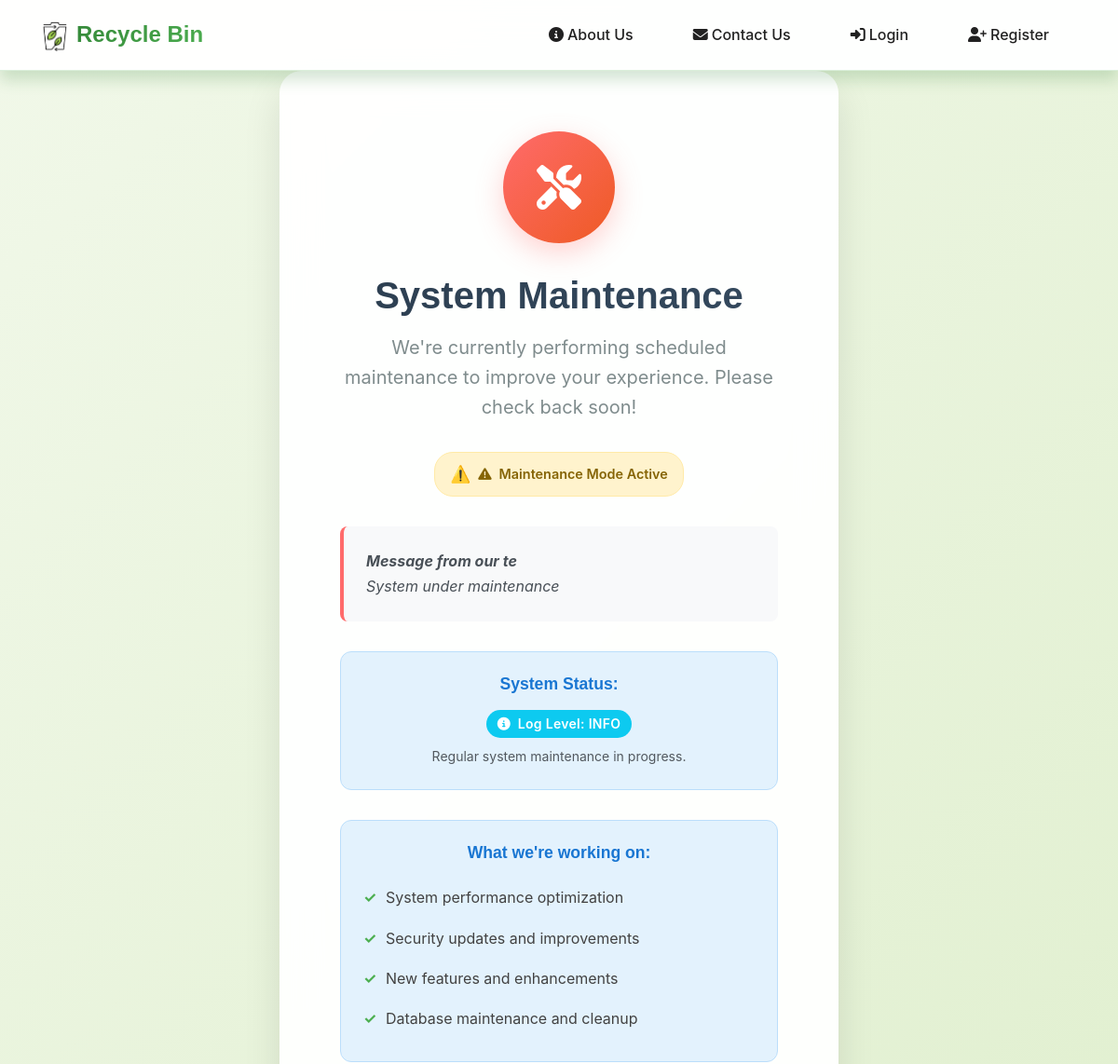
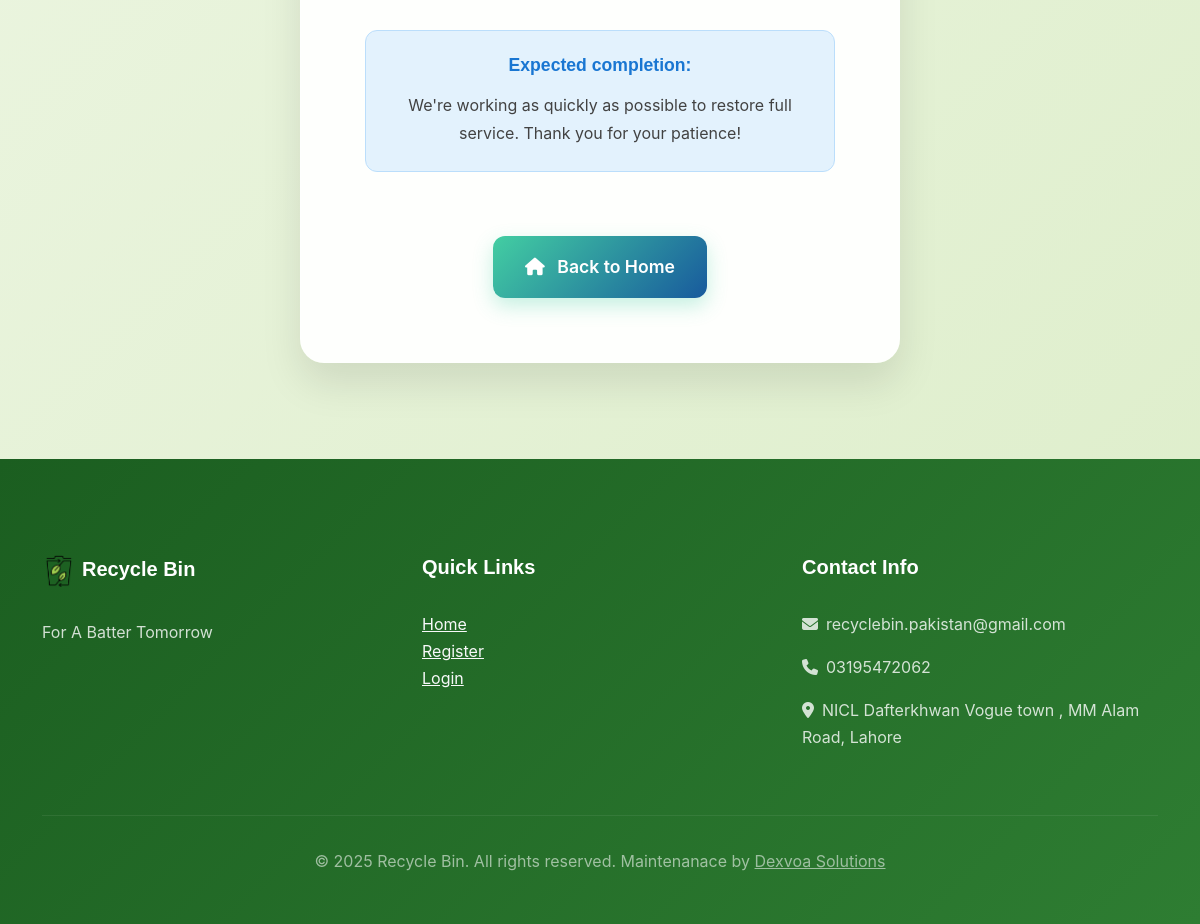
Screenshot of /maintenance/ with the database file from the repository (2 pictures, top to bottom).
### dashboard/models.py (models this page shows, shortened)
class SystemSettings(models.Model):
    maintenance_mode = models.BooleanField(default=False)
    maintenance_message = models.TextField(default='System is currently under maintenance. Please check back later.')
    debug_mode = models.BooleanField(default=False)
    log_level = models.CharField(max_length=20, choices=[
        ('INFO', 'Info'),
        ('WARNING', 'Warning'),
        ('ERROR', 'Error'),
        ('DEBUG', 'Debug'),
    ], default='INFO')
    co2_reduction_tons = models.IntegerField(default=15, help_text="CO2 reduction in tons annually")
    water_saved_gallons = models.IntegerField(default=1000, help_text="Water saved in gallons")
    landfill_space_acres = models.IntegerField(default=10, help_text="Landfill space saved in acres")
    trees_saved_count = models.IntegerField(default=500, help_text="Number of trees saved")
    created_at = models.DateTimeField(auto_now_add=True)
    updated_at = models.DateTimeField(auto_now=True)
    class Meta:
        verbose_name = 'System Settings'
        verbose_name_plural = 'System Settings'
    @classmethod
    def get_settings(cls):
        settings, created = cls.objects.get_or_create(
            id=1,
            defaults={
                'maintenance_mode': False,
                'maintenance_message': 'System is currently under maintenance. Please check back later.',
                'debug_mode': False,
                'log_level': 'INFO',
            }
        )
        return settings

### dashboard/views.py (the view)
# urls.py: path('maintenance/', views.maintenance_page, name='maintenance'),
def maintenance_page(request):
    from .models import SystemSettings
    try:
        settings = SystemSettings.get_settings()
    except:
        settings = {
            'maintenance_message': 'System is currently under maintenance. Please check back later.'
        }
    context = {
        'settings': settings,
    }
    return render(request, 'dashboard/maintenance.html', context)

### templates/dashboard/maintenance.html (shortened to what this page needs)
{% extends 'base.html' %}
{% load static %}
{% block content %}
<div class="maintenance-container">
    <div class="maintenance-icon">
        <i class="fas fa-tools"></i>
    </div>
    <h1 class="maintenance-title">System Maintenance</h1>
    <p class="maintenance-subtitle">
        We're currently performing scheduled maintenance to improve your experience.
        Please check back soon!
    </p>
    <div class="status-indicator">
        <i class="fas fa-exclamation-triangle me-2"></i>
        Maintenance Mode Active
    </div>
    {% if settings.maintenance_message %}
    <div class="maintenance-message">
        <strong>Message from our team:</strong><br>
        {{ settings.maintenance_message }}
    </div>
    {% endif %}
    {% if settings.log_level %}
    <div class="maintenance-info">
        <h4>System Status:</h4>
        <div class="log-level-display">
            <span class="badge bg-{% if settings.log_level == 'ERROR' %}danger{% elif settings.log_level == 'WARNING' %}warning{% elif settings.log_level == 'INFO' %}info{% else %}secondary{% endif %}">
                <i class="fas fa-{% if settings.log_level == 'ERROR' %}exclamation-circle{% elif settings.log_level == 'WARNING' %}exclamation-triangle{% elif settings.log_level == 'INFO' %}info-circle{% else %}bug{% endif %} me-1"></i>
                Log Level: {{ settings.log_level }}
            </span>
        </div>
        <small class="text-muted d-block mt-2">
            {% if settings.log_level == 'ERROR' %}
                Critical system issues detected. Emergency maintenance in progress.
            {% elif settings.log_level == 'WARNING' %}
                System warnings detected. Preventive maintenance in progress.
            {% elif settings.log_level == 'INFO' %}
                Regular system maintenance in progress.
            {% else %}
                Debug mode active. System diagnostics in progress.
            {% endif %}
        </small>
    </div>
    {% endif %}
    <div class="maintenance-info">
        <h4>What we're working on:</h4>
        <ul>
            <li>System performance optimization</li>
            <li>Security updates and improvements</li>
            <li>New features and enhancements</li>
            <li>Database maintenance and cleanup</li>
        </ul>
    </div>
    <div class="maintenance-info">
        <h4>Expected completion:</h4>
        <p style="margin: 0; color: #424242;">
            {% if settings.log_level == 'ERROR' %}
                We're working urgently to resolve critical issues.
                Please check back every 30 minutes for updates.
            {% else %}
                We're working as quickly as possible to restore full service.
                Thank you for your patience!
            {% endif %}
        </p>
    </div>
    <a href="{% url 'dashboard:home' %}" class="back-to-home-btn">
        <i class="fas fa-home me-2"></i>
        Back to Home
    </a>
</div>
{% endblock %}

### static/style.css (style rules this page uses)
:root { --primary-green: #2E7D32; --secondary-green: #4CAF50; --light-green: #81C784; --dark-green: #1B5E20; --accent-green: #66BB6A; --success: #4CAF50; --warning: #FF9800; --danger: #F44336; --info: #2196F3; --light: #F5F5F5; --dark: #212121; --white: #FFFFFF; --primary-gradient: linear-gradient(135deg, #2E7D32 0%, #4CAF50 100%); --secondary-gradient: linear-gradient(135deg, #4CAF50 0%, #81C784 100%); --success-gradient: linear-gradient(135deg, #66BB6A 0%, #A5D6A7 100%); --eco-gradient: linear-gradient(135deg, #C8E6C9 0%, #E8F5E8 100%); --dark-gradient: linear-gradient(135deg, #1B5E20 0%, #2E7D32 100%); --font-size-xs: 0.75rem; --font-size-sm: 0.875rem; --font-size-base: 1rem; --font-size-lg: 1.125rem; --font-size-xl: 1.25rem; --font-size-2xl: 1.5rem; --font-size-3xl: 1.875rem; --font-size-4xl: 2.25rem; --font-size-5xl: 3rem; --shadow-sm: 0 2px 4px rgba(46, 125, 50, 0.1); --shadow-md: 0 4px 6px rgba(46, 125, 50, 0.15); --shadow-lg: 0 10px 15px rgba(46, 125, 50, 0.2); --shadow-xl: 0 20px 25px rgba(46, 125, 50, 0.25); --shadow-2xl: 0 25px 50px rgba(46, 125, 50, 0.3); --shadow-glow: 0 0 20px rgba(76, 175, 80, 0.3); --transition-fast: 0.15s ease-in-out; --transition-normal: 0.3s ease-in-out; --transition-slow: 0.5s ease-in-out; --transition-bounce: 0.6s cubic-bezier(0.68, -0.55, 0.265, 1.55); --spacing-xs: 0.5rem; --spacing-sm: 1rem; --spacing-md: 1.5rem; --spacing-lg: 2rem; --spacing-xl: 3rem; --spacing-2xl: 4rem; --spacing-3xl: 6rem; }
body { font-family: 'Inter', -apple-system, BlinkMacSystemFont, 'Segoe UI', Roboto, sans-serif; line-height: 1.7; color: var(--dark); background: linear-gradient(135deg, #F1F8E9 0%, #DCEDC8 100%); min-height: 100vh; overflow-x: hidden; }
h1, h2, h3, h4, h5, h6 { font-family: 'Poppins', sans-serif; font-weight: 700; line-height: 1.2; margin-bottom: var(--spacing-md); }
.badge { padding: 0.5rem 0.75rem; border-radius: 20px; font-weight: 600; font-size: var(--font-size-sm); text-transform: none; letter-spacing: 0.3px; }
@media (min-width: 850px) { body { padding-bottom: 0; } }

### rows the page displays
SystemSettings: maintenance_message "System under maintenance", log_level "INFO"
